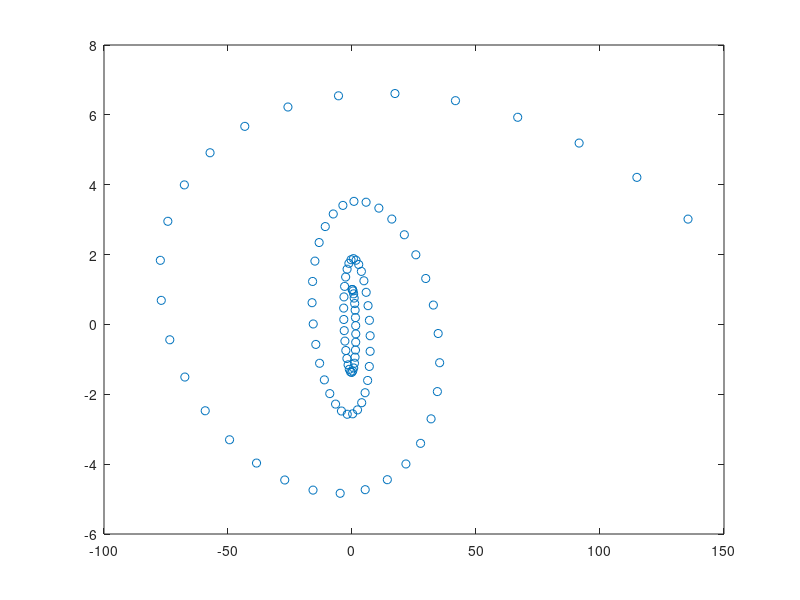
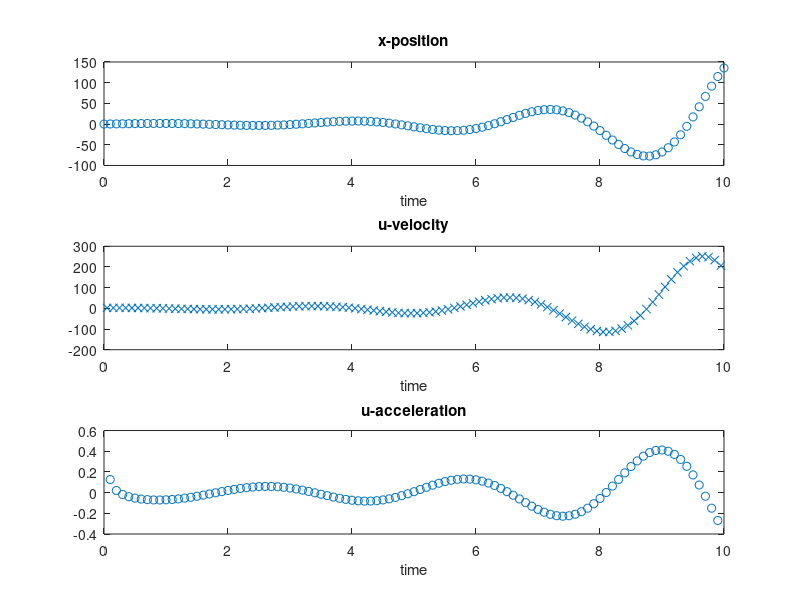
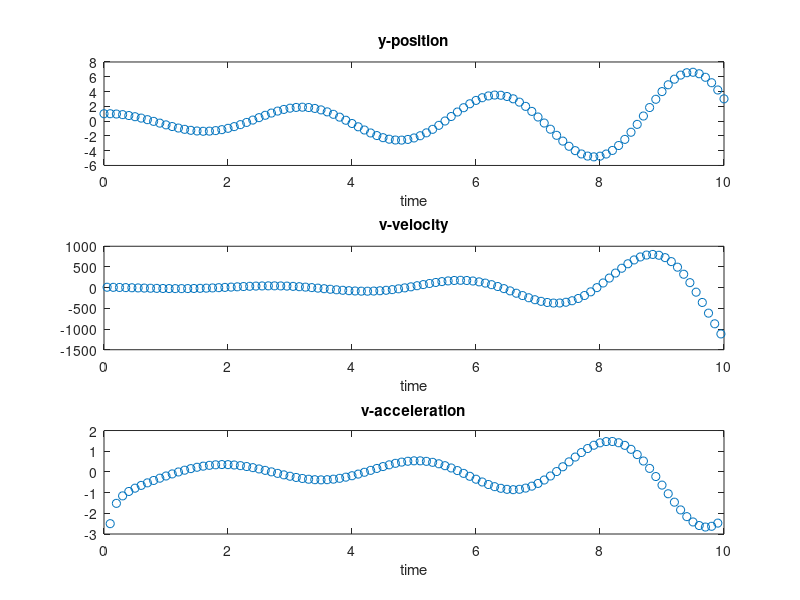

Write MATLAB code to recreate these figures, in order.
%section week 1 work
%hypothetical drifters

%time domain
dt = 0.1;
t = [0:dt:10];

%position
x = exp(t./2).*sin(2*t);
y = exp(t./5).*cos(2*t);

%plot position
figure(1)
plot(x,y,'o')


%calculate velocity
%u-velocity = dx/dt
nx = length(x);
dx = x(2:nx)-x(1:nx-1);
u = dx./dt;
tmid = .5*(t(2:nx) + t(1:nx-1));

%v-velocity = dy/dt
ny = length(y);
dy = y(2:ny)-x(1:ny-1);
v = dy./dt;

%calculate and plot acceleration
%x-acceleration
d2x = dx(2:nx-1)-dx(1:nx-2)
ta = t(2:nx-1)
xa = d2x./ta

%y-acceleration
d2y = dy(2:ny-1)-dy(1:ny-2)
ya = d2y./ta

%plot x-position and velocity
figure(2)
subplot(3,1,1)
plot(t,x,'o')
title('x-position')
xlabel('time')
subplot(3,1,2)
plot(tmid,u,'x')
title('u-velocity')
xlabel('time')
subplot(3,1,3)
plot(ta,xa,'o')
title('u-acceleration')
xlabel('time')

%plot y-position and velocity
figure(3)
subplot(3,1,1)
plot(t,y,'o')
title('y-position')
xlabel('time')
subplot(3,1,2)
plot(tmid,v,'o')
title('v-velocity')
xlabel('time')
subplot(3,1,3)
plot(ta,ya,'o')
title('v-acceleration')
xlabel('time')


